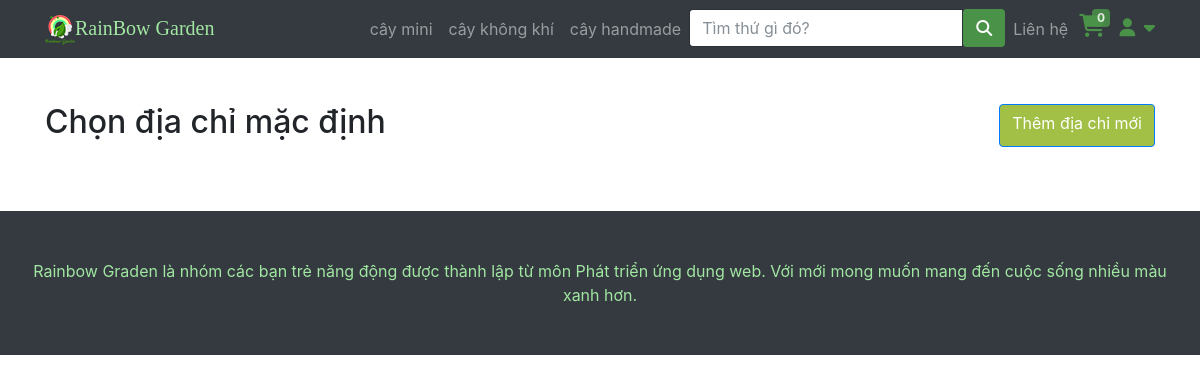
Page /edit_address.php (signed in) on the earlier database version.
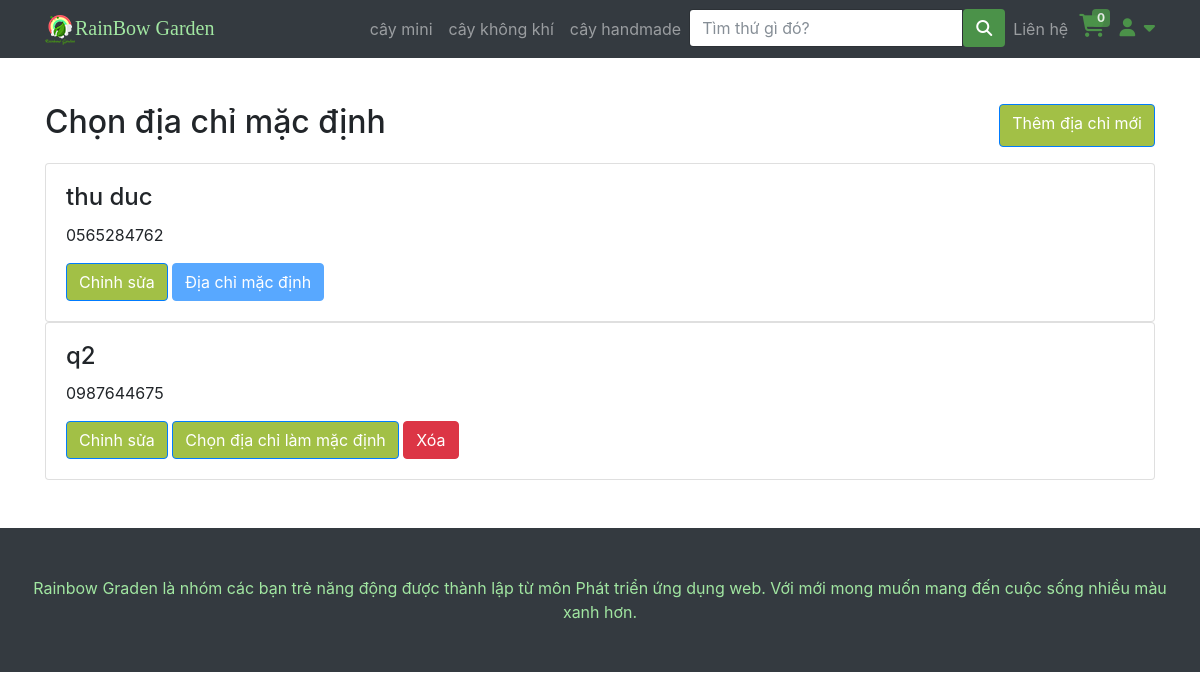
Same page on the later database version.
### tables this page shows
CREATE TABLE IF NOT EXISTS `category` (
  `id` int NOT NULL AUTO_INCREMENT,
  `name` varchar(200) DEFAULT NULL,
  `image` varchar(200) NOT NULL,
  PRIMARY KEY (`id`)
);

CREATE TABLE IF NOT EXISTS `account_info` (
  `id` int NOT NULL AUTO_INCREMENT,
  `id_user` int NOT NULL,
  `phone` varchar(255) DEFAULT NULL,
  `address` varchar(255) DEFAULT NULL,
  `createdate` datetime NOT NULL DEFAULT CURRENT_TIMESTAMP,
  `active` tinyint(1) DEFAULT '0',
  PRIMARY KEY (`id`)
);

### php/connectDB.php (called while the page is built, shortened)
<?php
class DataAccessHelper
{
	static $connection;
	public function connect()
	{
		self::$connection = new mysqli(DB_HOST, DB_USER, DB_PASSWORD, DB_NAME, DB_PORT);
		self::$connection->set_charset(DB_CHARSET);
	}
	public function executeQuery($sql)
	{
		return self::$connection->query($sql);
	}
}

### php/model_account_info.php (called while the page is built, shortened)
<?php
class Account_info extends DataAccessHelper
{
    static function getAccountAllInfoById($id)
    {
        $sql = self::$connection->prepare("SELECT * FROM account_info WHERE id_user = ? ORDER BY active DESC , createdate DESC");
        $sql->bind_param("i", $id);
        $sql->execute();
        $result = $sql->get_result()->fetch_all(MYSQLI_ASSOC);
        return $result;
    }
}

### edit_address.php (the view, shortened to what the changed rows need)
<?php
include 'header.php';
?>
<div class="container my-5">
    <?php if (isset($_GET['create_address'])) { ?>
        <h2>Thêm địa chỉ mới</h2>
        <form action="" method="post">
            <div class="mb-3">
                <label for="phone" class="form-label">Phone</label>
                <input type="text" class="form-control" name="phone" id="phone" aria-describedby="helpId" required />
                <?php if (isset($error_phone)) { ?>
                    <p class="form-text text-danger"><?php echo $error_phone ?></p>
                <?php } ?>
            </div>
            <div class="mb-3">
                <label for="address" class="form-label">Address</label>
                <textarea class="form-control" name="address" id="address" rows="3" required></textarea>
            </div>
            <div class="mb-3">
                <input class="" type="checkbox" name="default_address" value="default_address" id="default_address" />
                <label class="form-check-label" for="">Địa chỉ mặc định </label>
            </div>
            <button type="submit" class="btn btn-primary" name="add_address"> Submit </button>
        </form>
        <?php } else {
        $list_address = Account_info::getAccountAllInfoById($id_user) ?>
        <div class="d-flex justify-content-between pb-3">
            <h2>Chọn địa chỉ mặc định</h2>
        </div>
        <?php foreach ($list_address as $value): ?>
            <div class="card">
                <div class="card-body">
                    <h4 class="card-title"><?php echo $value['address'] ?></h4>
                    <p class="card-text"><?php echo $value['phone'] ?></p>
                    <a href="?edit_address=<?php echo $value['id'] ?>" class="btn btn-primary">Chỉnh sửa</a>
                    <?php if ($value['active'] == 1) { ?>
                        <button type="button" class="btn btn-primary" disabled> Địa chỉ mặc định </button>
                    <?php } else { ?>
                        <a href="?default_address=<?php echo $value['id'] ?>" class="btn btn-primary"> Chọn địa chỉ làm mặc định </a>
                        <a href="?delete_address=<?php echo $value['id'] ?>" class="btn btn-danger">Xóa</a>
                    <?php } ?>
                </div>
            </div>
        <?php endforeach; ?>
    <?php } ?>
</div>
<?php
include "footer.php";

### header.php (shortened to what the changed rows need)
<?php
include "php/connectDB.php";
include 'php/model_account_info.php';
$db = new DataAccessHelper;
$db->connect();
?>
<!DOCTYPE html>
<html lang="en">
<head>
    <link href="vendor/bootstrap/css/bootstrap.min.css" rel="stylesheet">
    <link href="css/modern-business.css" rel="stylesheet">
    <link href="css/icon-fonts.min.css" rel="stylesheet">
    <link href="css/settings.css" rel="stylesheet">
    <link href="css/grid-and-effects.css" rel="stylesheet">
    <link href="css/custom.css" rel="stylesheet">
    <link href="css/styles.css" rel="stylesheet">
    <link rel="stylesheet" href="https://cdnjs.cloudflare.com/ajax/libs/font-awesome/6.7.1/css/all.min.css">
</head>
<body>
    <nav class="navbar fixed-top navbar-expand-lg navbar-dark bg-dark fixed-top">
        <div class="container">
            <div class="collapse navbar-collapse" id="navbarResponsive">
                <ul class="navbar-nav ml-auto">
                    <?php
                    $query = $db->executeQuery("SELECT * FROM category");
                    $result = mysqli_fetch_all($query, MYSQLI_ASSOC);
                    ?>
                    <?php foreach ($result as $value) : ?>
                        <li class="nav-item">
                            <a class="nav-link" href="loaicay?category=<?php echo $value['id'] ?>"><?php echo $value['name'] ?></a>
                        </li>
                    <?php endforeach; ?>
                            <?php
                            if (isset($_SESSION['account'])) {
                                $id_user = $_SESSION['account']
                            ?>
                            <?php
                            } ?>
                </ul>
            </div>
        </div>
    </nav>

Differences in the rows shown:
added account_info: address "thu duc", phone "0565284762", active "Địa chỉ mặc định"
added account_info: address "q2", phone "0987644675"
